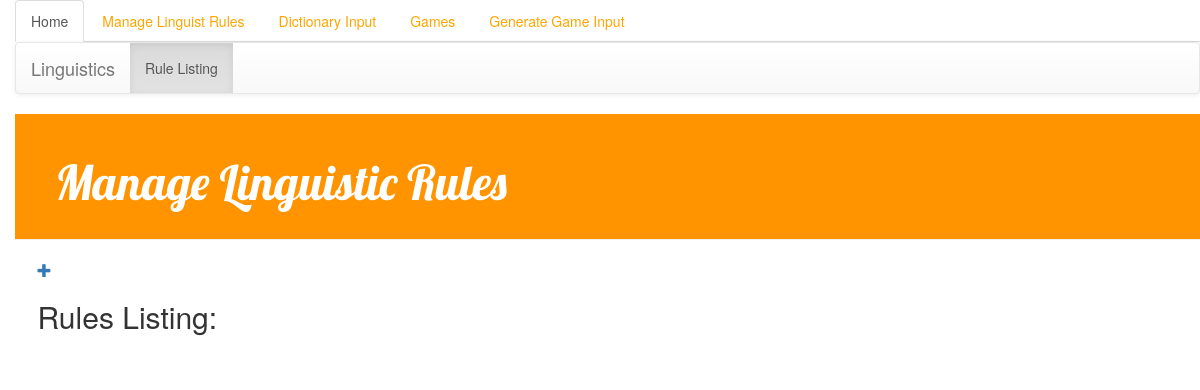
/Linguistics/linguistics_list/, run on an earlier commit of the app's database.
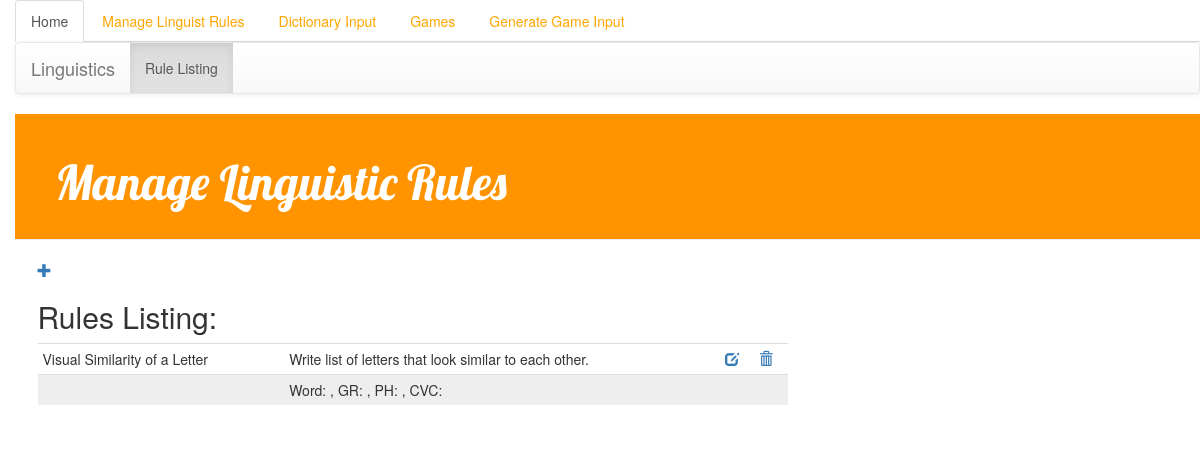
And on a later commit of the database.
### Linguistics/models.py (models this page shows, shortened)
class LinguisticRule(models.Model):
    name = models.CharField(max_length=200,default='', null=True)
    description = models.TextField(default='Missing Description')
    word = models.CharField(max_length=200,default='',null=True)
    ph = models.CharField(max_length=200,default='',null=True)
    gr = models.CharField(max_length=200,default='',null=True)
    CVC = models.CharField(max_length=200,default='',null=True)

### Linguistics/views.py (the view)
def linguistics_list(request):
    response = "Listing of Linguistic Rules."
    try:
        rules = LinguisticRule.objects.all()
    except LinguisticRule.DoesNotExist:
        raise Http404("rules do not exist")
    return render(request, "Linguistics/linguistics_list.html", {'rules': rules})

### templates/Linguistics/linguistics_list.html
{% extends 'Linguistics/base.html' %}
{% block content %}
    <a href="{% url 'linguistics_new'%}" class="top-menu"><span class="glyphicon glyphicon-plus"></span></a>
    <h2>Rules Listing: </h2>
    <div class="post">
<table class="table table-condensed">
    <tbody>
    {%  for rule in rules %}
        <tr>
            <td>
                {{ rule.name }}
            </td>
            <td>
                {{ rule.description }}
            </td>
            <td>
                <a href="{% url 'linguistics_edit' pk=rule.pk %}"><span class='glyphicon glyphicon-edit'></span></a>
            </td>
            <td>
                <a href="{% url 'linguistics_delete' pk=rule.pk %}"><span class='glyphicon glyphicon-trash'></span></a>
            </td>
        </tr>
        <tr>
        <td></td>
        <td>
            Word: {{ rule.word }}, GR: {{ rule.gr }}, PH: {{ rule.ph }}, CVC: {{ rule.CVC }}
        </td>
        <td></td>
        <td></td>
        </tr>
    {%  endfor %}
    </tbody>
</table>
    </div>
{% endblock %}

What changed in the data, as far as the page shows it:
added LinguisticRule: name "Visual Similarity of a Letter", description "Write list of letters that look similar to each other."
